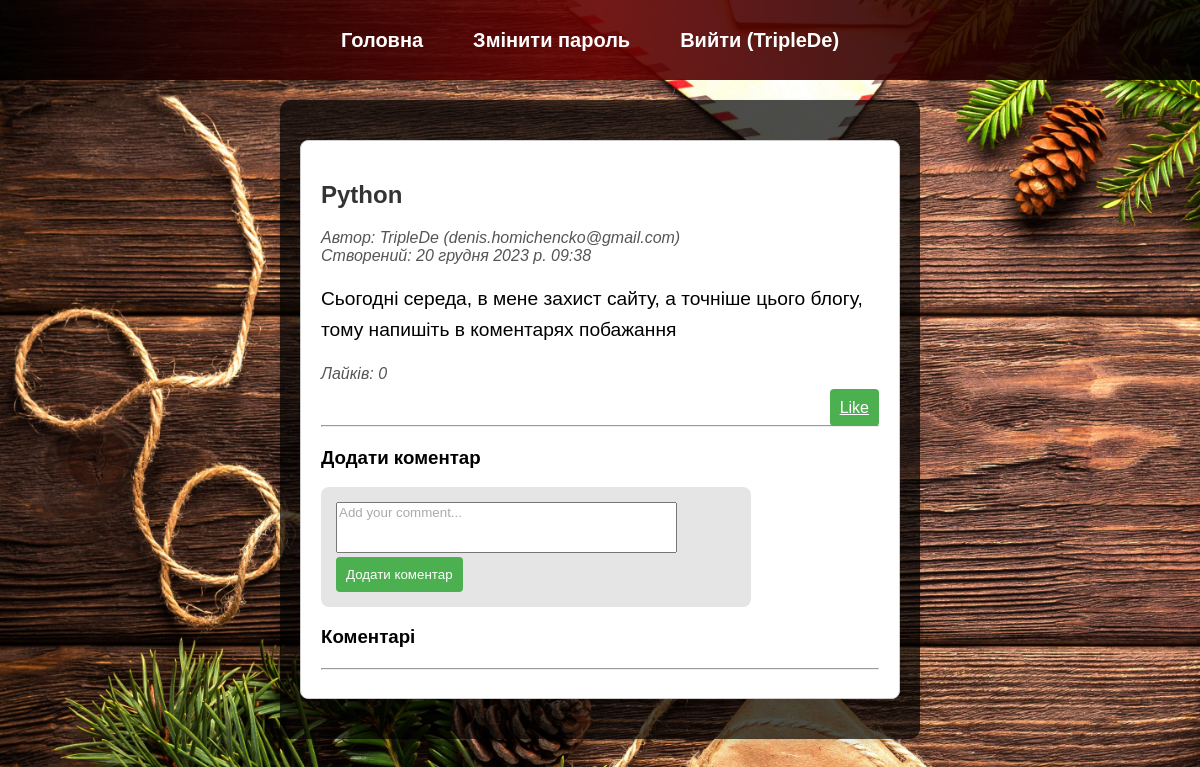
The page /post/11/comment/ (signed in) on the database its author committed.
### blog/models.py (models this page shows, shortened)
class Post(models.Model):
    title = models.CharField(max_length=200)
    content = models.TextField()
    created_at = models.DateTimeField(auto_now_add=True)
    author = models.ForeignKey(User, on_delete=models.CASCADE)

### blog/views.py (the view)
# urls.py: path('post/<int:post_id>/comment/', add_comment, name='add_comment'),
@login_required(login_url='/login/')
def add_comment(request, post_id):
    post = get_object_or_404(Post, pk=post_id)
    likes_count = post.like_set.filter(is_like=True).count()
    if request.method == 'POST':
        form = CommentForm(request.POST)
        if form.is_valid():
            comment = form.save(commit=False)
            comment.post = post
            comment.author = request.user
            comment.save()
            return redirect('post_detail', pk=post_id)
    else:
        form = CommentForm()
    comments = post.comment_set.all().order_by('-created_at')
    return render(request, 'blog/add_comment.html', {'form': form, 'post': post, 'likes_count': likes_count, 'comments': comments})

### blog/forms.py
class CommentForm(forms.ModelForm):
    class Meta:
        model = Comment
        fields = ['content']
        widgets = {
            'content': forms.Textarea(attrs={'rows': 3, 'placeholder': 'Add your comment...'}),
        }
    def __init__(self, *args, **kwargs):
        super(CommentForm, self).__init__(*args, **kwargs)
        self.fields['content'].label = False

### blog/templates/blog/add_comment.html (shortened to what this page needs)
{% extends 'blog/base.html' %}
{% block content %}
    <div class="post-detail">
        <h2>{{ post.title }}</h2>
        <p class="post-info">
            Автор: {{ post.author.username }} ({{ post.author.email }}) <br>
            Створений: {{ post.created_at }}
        </p>
        <p class="post-content">{{ post.content }}</p>
        <p class="post-info">Лайків: {{ likes_count }}</p>
        <div class="button-container">
            <a href="{% url 'like_post' post.id %}" class="btn btn-primary like-button">Like</a>
        </div>
        <hr>
        <div class="add-comment">
            <h3>Додати коментар</h3>
            <form method="post" action="{% url 'add_comment' post.id %}" class="comment-form">
                {{ form.content }}
                <button type="submit" class="btn btn-primary" onclick="return validateComment()">Додати коментар</button>
            </form>
        </div>
        <h3>Коментарі</h3>
        <hr>
    </div>
{% endblock %}

### blog/templates/blog/base.html (shortened to what this page needs)
{% load static %}
<!DOCTYPE html>
<html lang="en" xmlns="http://www.w3.org/1999/xhtml">
<head>
    <link rel="stylesheet" href="https://cdnjs.cloudflare.com/ajax/libs/font-awesome/6.0.0/css/all.min.css">
</head>
<body>
<nav>
    <ul>
        <li><a href="{% url 'post_list' %}">Головна</a></li>
        {% if user.is_authenticated %}
            <li><a href="{% url 'change_password' %}">Змінити пароль</a></li>
            <li><a href="{% url 'logout' %}">Вийти ({% if user.is_authenticated %}{{ user.username }}{% endif %})</a></li>
        {% else %}
            <li><a href="{% url 'login' %}">Авторизація</a></li>
            <li><a href="{% url 'register' %}">Реєстрація</a></li>
        {% endif %}
    </ul>
</nav>
<div class="content">
    {% block content %}{% endblock %}
</div>
</body>
</html>

### blog/templates/blog/add_comment.html (style rules this page uses)
.post-detail { max-width: 800px; margin: 20px auto; padding: 20px; background-color: #fff; border: 1px solid #ccc; border-radius: 8px; }
.post-content { font-size: 1.2em; line-height: 1.6; }
.comment-form textarea::placeholder { color: #aaa; }
.post-info { font-style: italic; color: #555; }
.add-comment { margin-top: 20px; }
.comment-form { max-width: 400px; margin-top: 10px; }
.button-container { text-align: right; }
.like-button { background-color: #4caf50; color: #fff; padding: 10px; border: none; border-radius: 4px; cursor: pointer; }
.btn-primary { background-color: #4caf50; color: #fff; padding: 10px; border: none; border-radius: 4px; cursor: pointer; }
.comment-form textarea { font-family: 'Arial', sans-serif; resize: none; }

### rows shown on the page
Post: title "Python", author.username "TripleDe", author.email "denis.homichencko@gmail.com", created_at "20 грудня 2023 р. 09:38", content "Сьогодні середа, в мене захист сайту, а точніше цього блогу, тому напишіть в коментарях побажання"

### other values the page prints
{{ user.username }} "TripleDe"
{{ likes_count }} "0"
